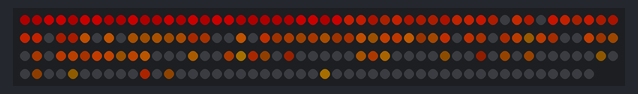
Recording of a sketch running on a simulated Arduino Uno, built with avr-gcc and run on an emulated ATmega328P. Parts: 198 RGB LEDs in strip order, left to right, continuing on the next row. Dim RGB values are drawn brighter than linear; random numbers use the default seed unless the sketch sets one.

Above: at 0.17 s.
At 5.17 s:
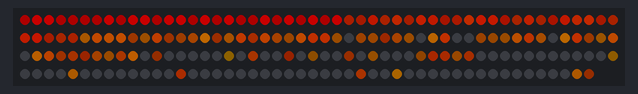
At 10.06 s:
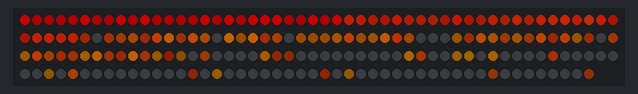
At 20.08 s:
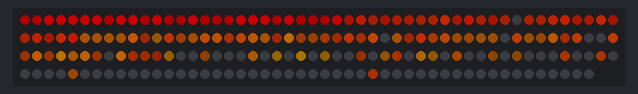
At 30.0 s:
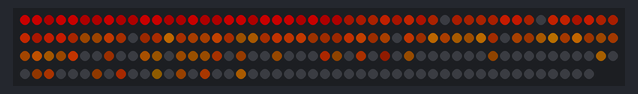
At 39.92 s:
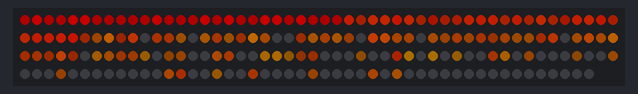

The sketch:

Firetree.ino
```cpp
#include <Adafruit_NeoPixel.h>

#define PIN 6
#define NUM_LIGHTS 198

// Parameter 1 = number of pixels in strip
// Parameter 2 = Arduino pin number (most are valid)
// Parameter 3 = pixel type flags, add together as needed:
//   NEO_KHZ800  800 KHz bitstream (most NeoPixel products w/WS2812 LEDs)
//   NEO_KHZ400  400 KHz (classic 'v1' (not v2) FLORA pixels, WS2811 drivers)
//   NEO_GRB     Pixels are wired for GRB bitstream (most NeoPixel products)
//   NEO_RGB     Pixels are wired for RGB bitstream (v1 FLORA pixels, not v2)
Adafruit_NeoPixel strip = Adafruit_NeoPixel(NUM_LIGHTS, PIN, NEO_GRB + NEO_KHZ800);

// IMPORTANT: To reduce NeoPixel burnout risk, add 1000 uF capacitor across
// pixel power leads, add 300 - 500 Ohm resistor on first pixel's data input
// and minimize distance between Arduino and first pixel.  Avoid connecting
// on a live circuit...if you must, connect GND first.

void setup() {
  strip.begin();
  strip.show(); // Initialize all pixels to 'off'
}


void loop() {
byte brightness;
  // First 28 leds always red
  for (byte i = 0; i < 27; i++) {
    brightness = random(1,3);
    if (random(100) <= 100) {
      strip.setPixelColor(i,100 / brightness,0,0);
    } else {
      strip.setPixelColor(i,0,0,0);
    }
  }

  // Next 28 leds darker reddish
  for (byte i = 27; i < 55; i++) {
    brightness = random(1,3);
    if (random(100) <= 95) {
      strip.setPixelColor(i,random(80,100)/brightness,random(10,20)/brightness,0);
    } else {
      strip.setPixelColor(i,0,0,0);
    }
  }

  // Next 28 leds darker reddish
  for (byte i = 55; i < 83; i++) {
     brightness = random(1,4);
     if (random(100) <= 90) {
      strip.setPixelColor(i,random(80,90)/brightness,random(20,45)/brightness,0);
    } else {
      strip.setPixelColor(i,0,0,0);
    }
  }

  // Next 28 leds orange
  for (byte i = 83; i < 111; i++) {
     brightness = random(1,4);
     if (random(100) <= 80) {
      strip.setPixelColor(i,random(70,90)/ brightness ,random(20,45) / brightness,0);
     } else {
      strip.setPixelColor(i,0,0,0);
     }
  }

  // Next 28 leds yellow
  for (byte i = 111; i < 139; i++) {
     brightness = random(1,4);
     if (random(100) <= 40) {
      strip.setPixelColor(i,random(40,50)/ brightness,random(10,30)/ brightness,0);
     } else {
      strip.setPixelColor(i,0,0,0);
     }
  }

  // Next 28 leds yellow
  for (byte i = 139; i < 167; i++) {
      brightness = random(1,4);
      if (random(100) <= 20) {
      strip.setPixelColor(i,random(40,50)/ brightness,random(10,30)/ brightness,0);
      } else {
      strip.setPixelColor(i,0,0,0);
    }
  }

  // Next 13 leds yellow
  for (byte i = 167; i < 180; i++) {
      brightness = random(1,4);
      if (random(100) <= 10) {
      strip.setPixelColor(i,random(40,50)/ brightness,random(10,30)/ brightness,0);
      } else {
      strip.setPixelColor(i,0,0,0);
      }
    }

  // Next 18 leds yellow
  for (byte i = 180; i < 198; i++) {
      brightness = random(1,4);
      if (random(100) <= 5) {
      strip.setPixelColor(i,random(40,50)/ brightness,random(10,30)/ brightness,0);
      } else {
      strip.setPixelColor(i,0,0,0);
      }
    }


  delay(40);
  //leds[i] = CRGB(0,0,i*3); break;
  //LEDS.setBrightness(random(100,255));
  strip.show();
}
```
